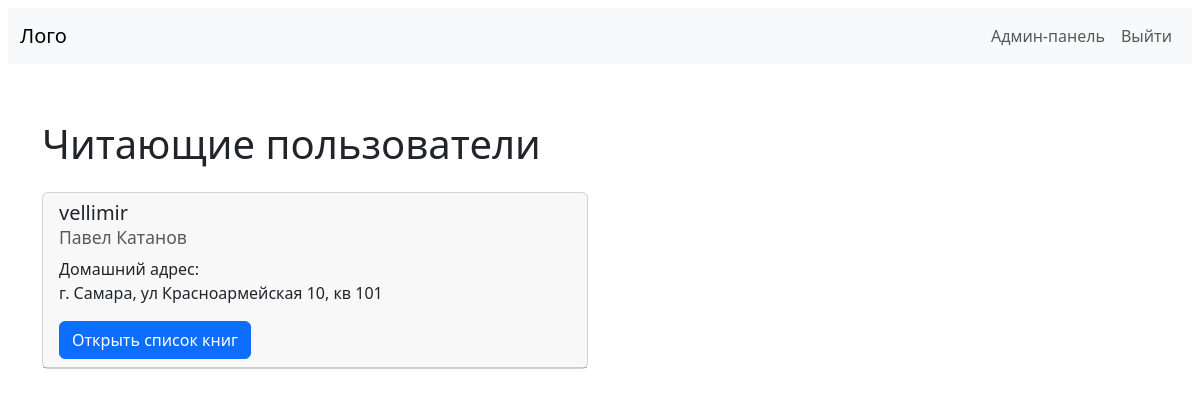
/users-books (signed in), run on the app's committed database.
### users/models.py (models this page shows)
class User(StrMixin, AbstractUser):
    ROLE_USER = [
        ('librarian', 'Библиотекарь'),
        ('reader', 'Читатель'),
    ]
    role = models.CharField(
        max_length=50,
        blank=False,
        null=False,
        choices=ROLE_USER,
    )
    employee_id = models.CharField(
        max_length=100,
        blank=True,
        null=True,
        verbose_name="Табельный номер"
    )
    first_name = models.CharField(max_length=150, blank=True, verbose_name="Имя")
    last_name = models.CharField(max_length=150, blank=True, verbose_name="Фамилия")
    address = models.TextField(blank=True, verbose_name="Адрес проживания")

### books/views.py (the view)
# urls.py: path("users-books", views.users_read_books, name="users_read_books"),
@auth_and_role_required("librarian")
def users_read_books(request):
    users_books = ReadBookForUser.objects.select_related('user').prefetch_related('book')
    user_book_dict = {}
    for item in users_books:
        if item.user not in user_book_dict:
            user_book_dict[item.user] = []
        user_book_dict[item.user].append(item)
    context = {
        "title": "Читающие пользователи",
        "user_book_dict": user_book_dict,
    }
    return render(request, "books/page_debtors.html", context)

### users/my_decor.py (called while the page is built)
def auth_and_role_required(role):
    def decorator(view_func):
        @wraps(view_func)
        @login_required
        def _wrapped_view(request, *args, **kwargs):
            try:
                user_role = request.user.role
            except AttributeError:
                return redirect('login')
            if user_role == role:
                return view_func(request, *args, **kwargs)
            elif user_role == "librarian":
                return redirect('users_read_books')
            elif user_role == "reader":
                return redirect('catalog')
        return _wrapped_view
    return decorator

### books/templates/books/page_debtors.html (shortened to what this page needs)
{% extends 'base.html' %}
{% load static %}
{% block content %}
{% if user.role ==  'librarian' %}
<div class="container mt-5">
    <h1 class="mb-4">{{ title }}</h1>
    <div class="row">
        {% for user, books in user_book_dict.items %}
            <div class="col-md-6 mb-4">
                <div class="card">
                    <div class="card-header">
                        <h5 class="card-title">
                            {{ user.username }} <br>
                            <small class="text-muted">{{ user.first_name }} {{ user.last_name }}</small>
                        </h5>
                        <p class="card-text">Домашний адрес: <br> {{ user.address }}</p>
                        <button class="btn btn-primary" type="button" data-bs-toggle="collapse" data-bs-target="#book-list-{{ user.id }}" aria-expanded="false" aria-controls="book-list-{{ user.id }}">
                            Открыть список книг
                        </button>
                    </div>
                </div>
            </div>
        {% endfor %}
    </div>
</div>
{% endif %}
{% endblock %}

### mainapp/static/css/base.css (style rules this page uses)
body { max-width: 1920px; margin: 0 auto; }

### data on the page
User: username "vellimir", first_name "Павел", last_name "Катанов", address "г. Самара, ул Красноармейская 10, кв 101"

### other printed values
{{ title }} "Читающие пользователи"
